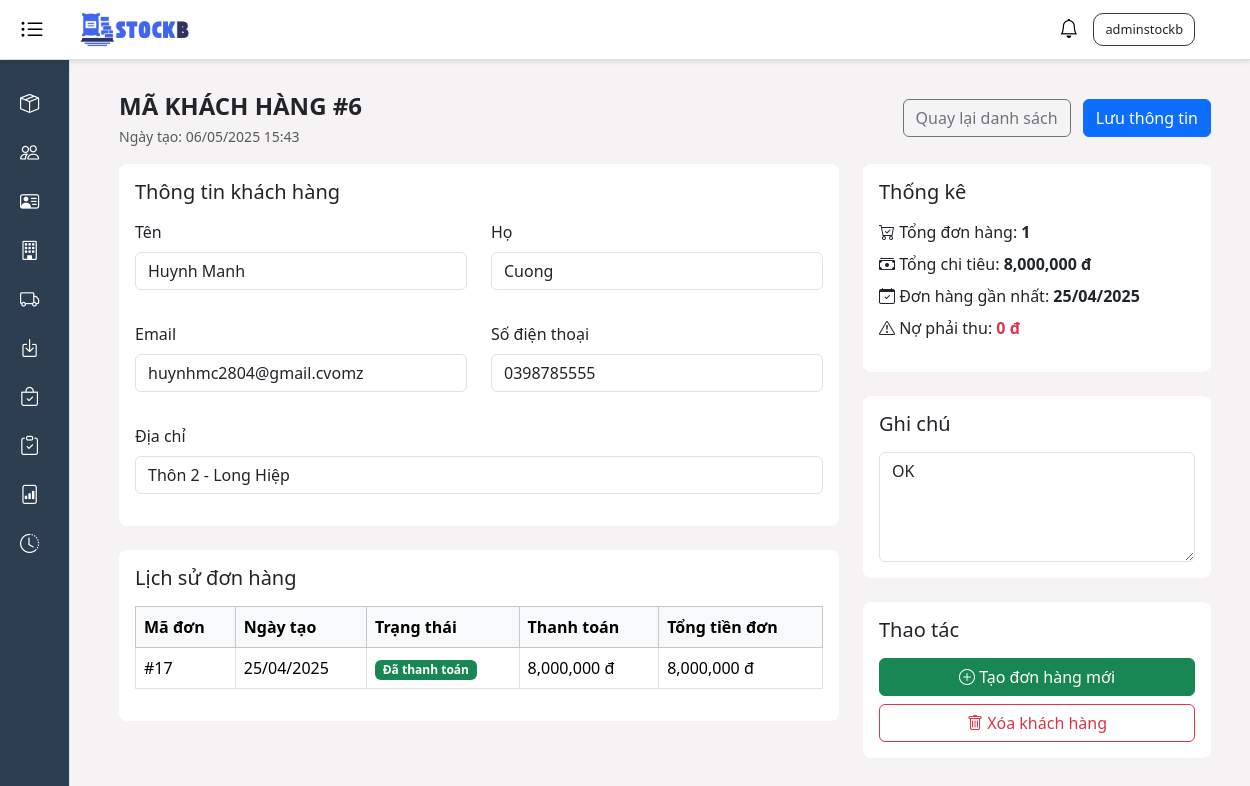
Page /customers/update/6/ (signed in) on the earlier database version.
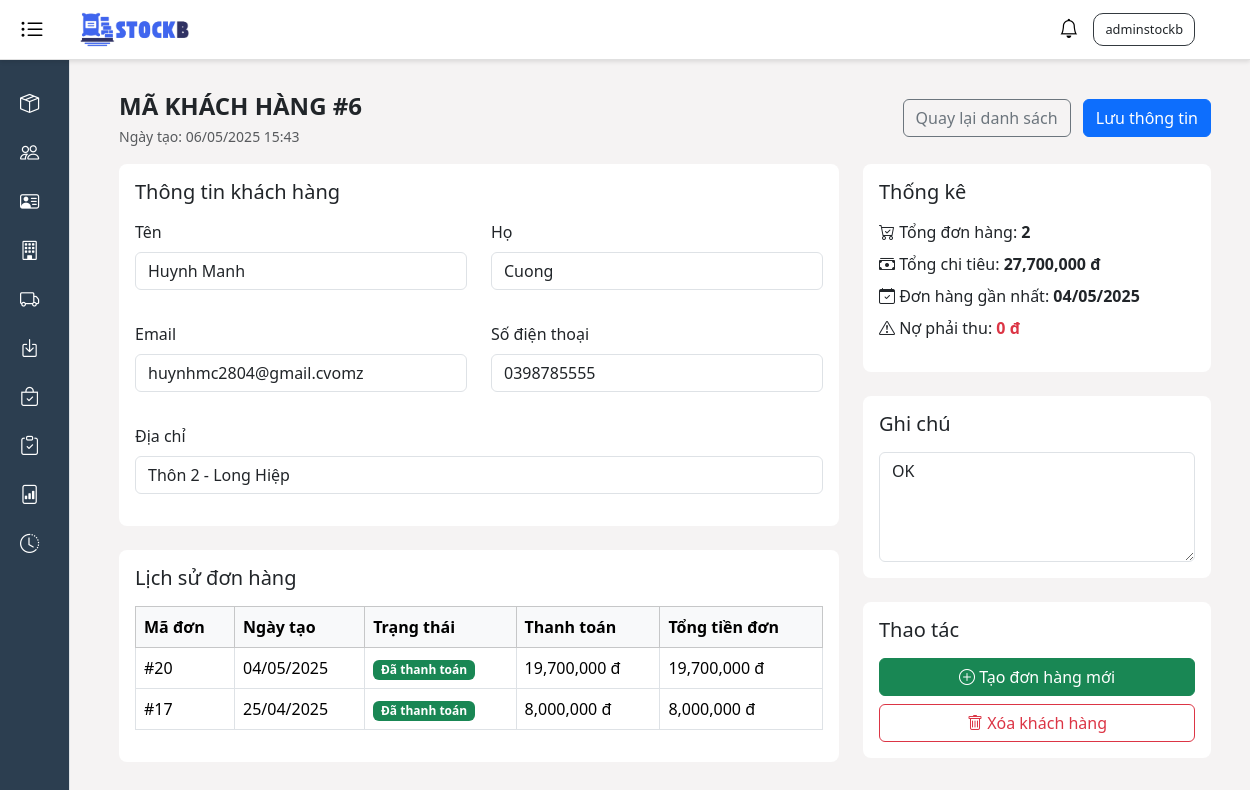
Same page on the later database version.
### stockb/models.py (models this page shows, shortened)
class StockOut(models.Model):
    PAYMENT_STATUS_CHOICES = [
        ('UNPAID', 'Chưa thanh toán'),
        ('PARTIALLY_PAID', 'Còn nợ'),
        ('PAID', 'Đã thanh toán'),
    ]
    export_date = models.DateField()
    payment_status = models.CharField(
        max_length=20,
        choices=PAYMENT_STATUS_CHOICES,
        default='UNPAID'
    )
    notes = models.TextField(blank=True)
    customer = models.ForeignKey(Customer, on_delete=models.SET_NULL, null="true")
    amount_paid = models.DecimalField(max_digits=20, decimal_places=0, default=0)
    created_by = models.ForeignKey(
        User,
        on_delete=models.SET_NULL,
        null=True,
        blank=True,
        related_name='stock_out_created'
    )
    updated_by = models.ForeignKey(
        User,
        on_delete=models.SET_NULL,
        null=True,
        blank=True,
        related_name='stock_out_updated'
    )
    created_at = models.DateTimeField(auto_now_add=True)
    updated_at = models.DateTimeField(auto_now=True)
    def total_amount(self):
        total = sum(
            detail.quantity * detail.selling_price * (1 - detail.discount / 100)
            for detail in self.stockoutdetail_set.all()
        )
        return total

class StockOutDetail(models.Model):
    export_record = models.ForeignKey(StockOut, on_delete=models.CASCADE)
    product = models.ForeignKey(Product, on_delete=models.CASCADE)
    quantity = models.IntegerField()
    product_detail= models.ForeignKey(ProductDetail,
                                      on_delete=models.CASCADE,
                                      related_name='product_details')
    amount_paid = models.DecimalField(max_digits=20, decimal_places=0, default=0)
    selling_price = models.DecimalField(max_digits=10, decimal_places=0)
    discount = models.DecimalField(max_digits=5,
                                   decimal_places=2,
                                   default=0.00)
    created_at = models.DateTimeField(auto_now_add=True)
    updated_at = models.DateTimeField(auto_now=True)

### stockb/views/customer_views.py (the view, shortened to what this page needs)
# urls.py: path('customers/update/<int:pk>/', customer_views.customer_update, name='customer_update'),
@login_required
def customer_update(request, pk):
    customer = get_object_or_404(Customer, pk=pk)
    customer_orders = StockOut.objects.filter(customer=customer).order_by('-export_date')
    all_orders = StockOut.objects.filter(customer=customer)
    total_spent = sum(order.total_amount() for order in all_orders)
    total_paid = all_orders.aggregate(total=Sum('amount_paid'))['total'] or 0
    debt_amount = total_spent - total_paid
    last_order = StockOut.objects.filter(customer=customer).order_by('-export_date').first()
    last_order_date = last_order.export_date.strftime('%d/%m/%Y') if last_order else None
    context = {
        "title": "Cập nhật thông tin khách hàng",
        "customer": customer,
        "customer_orders": customer_orders,
        "order_count": customer_orders.count(),
        "total_spent": total_spent,
        "debt_amount": debt_amount,
        "last_order_date": last_order_date
    }
    return render(request, "customer/customer_update.html", context)

### stockb/context_processors.py (called while the page is built)
def notifications(request):
    return {
        'notifications': Notification.objects.all()[:50]
    }

### stockb/templates/customer/customer_update.html (shortened to what the changed rows need)
{% extends 'base.html' %}
{% load humanize %}
{% load static %}
{% block extra_head %}
    <link rel="stylesheet" href="{% static 'css/customer.css' %}">
{% endblock %}
{% block content %}
    <div class="container-fluid">
      <form id="customer-form" method="post">
        <div class="row">
          <div class="col-md-8">
            <div class="summary-box">
              <div class="table-responsive">
                <table class="table table-bordered table-hover">
                  <thead class="table-light">
                    <tr>
                      <th>Mã đơn</th>
                      <th>Ngày tạo</th>
                      <th>Trạng thái</th>
                      <th>Thanh toán</th>
                      <th>Tổng tiền đơn</th>
                    </tr>
                  </thead>
                  <tbody>
                    {% for order in customer_orders %}
                    <tr>
                      <td>#{{ order.id }}</td>
                      <td>{{ order.export_date|date:"d/m/Y" }}</td>
                      <td>
                        {% if order.payment_status == "PAID" %}
                          <span class="badge bg-success">Đã thanh toán</span>
                        {% elif order.payment_status == "PARTIALLY_PAID" %}
                          <span class="badge bg-warning">Còn nợ</span>
                        {% else %}
                          <span class="badge bg-danger">Chưa thanh toán</span>
                        {% endif %}
                      </td>
                      <td>{{ order.amount_paid|intcomma }} đ</td>
                      <td>{{ order.total_amount|floatformat:0|intcomma }} đ</td>
                    </tr>
                    {% empty %}
                    <tr>
                      <td colspan="5" class="text-center">Khách hàng chưa có đơn hàng nào</td>
                    </tr>
                    {% endfor %}
                  </tbody>
                </table>
              </div>
            </div>
          </div>
          <div class="col-md-4">
            <div class="summary-box">
              <div class="customer-stats">
                <ul class="list-unstyled">
                  <li><i class="bi bi-cart-check"></i> Tổng đơn hàng: <strong>{{ order_count }}</strong></li>
                  <li><i class="bi bi-cash-stack"></i> Tổng chi tiêu: <strong>{{ total_spent|floatformat:0|intcomma }} đ</strong></li>
                  <li><i class="bi bi-calendar-check"></i> Đơn hàng gần nhất: <strong>{{ last_order_date|default:"Chưa có" }}</strong></li>
                </ul>
              </div>
            </div>
          </div>
        </div>
      </form>
    </div>
{% endblock %}

### templates/base.html (shortened to what the changed rows need)
<!DOCTYPE html>
<html lang="vi">
{% load static %}
<head>
    <link href="https://cdn.jsdelivr.net/npm/bootstrap@5.3.3/dist/css/bootstrap.min.css" rel="stylesheet">
    <link rel="stylesheet" href="https://cdnjs.cloudflare.com/ajax/libs/bootstrap-icons/1.11.3/font/bootstrap-icons.min.css">
    <link rel="stylesheet" href="https://cdnjs.cloudflare.com/ajax/libs/toastr.js/latest/toastr.min.css">
    <link rel="stylesheet" href="{% static 'styles.css' %}">
    {% block extra_head %}
    {% endblock %}
</head>
<body>
    <div class="sidebar sidebar-collapsed active" id="sidebar">
        {% if request.user.is_authenticated %}
          {% for group in request.user.groups.all %}
            {% if group.name == 'QuanLy' or group.name == 'Kiem Toan' or group.name == 'Nhan Vien Quan Li Kho' %}
              <a href="javascript:void(0)" data-bs-toggle="collapse" data-bs-target="#sanphamSubmenu" aria-expanded="false" aria-controls="sanphamSubmenu">
                <i class="bi bi-box-seam"></i><span class="menu-text">Sản phẩm</span>
              </a>
            {% endif %}
          {% endfor %}
        {% endif %}
        {% if request.user.groups.all %}
          {% for group in request.user.groups.all %}
            {% if group.name == 'QuanLy' or group.name == 'Nhan Vien Quan Li Kho' %}
              <a href="/customers">
                <i class="bi bi-people"></i><span class="menu-text">Khách hàng</span>
              </a>
            {% endif %}
          {% endfor %}
        {% endif %}
        {% if request.user.groups.all %}
          {% for group in request.user.groups.all %}
            {% if group.name == 'QuanLy' or group.name == 'Nhan Vien Quan Li Kho' %}
              <a href="/supplier">
                <i class="bi bi-person-vcard"></i><span class="menu-text">Nhà cung cấp</span>
              </a>
            {% endif %}
          {% endfor %}
        {% endif %}
        {% if request.user.groups.all %}
          {% for group in request.user.groups.all %}
            {% if group.name == 'QuanLy' or group.name == 'Nhan Vien Quan Li Kho' %}
              <a href="/units">
                <i class="bi bi-building"></i><span class="menu-text">Đơn vị</span>
              </a>
            {% endif %}
          {% endfor %}
        {% endif %}
        {% if request.user.groups.all %}
          {% for group in request.user.groups.all %}
            {% if group.name == 'QuanLy' or group.name == 'Nhan Vien Quan Li Kho' %}
              <a href="/stock-out">
                <i class="bi bi-truck"></i><span class="menu-text">Xuất kho</span>
              </a>
            {% endif %}
          {% endfor %}
        {% endif %}
        {% if request.user.groups.all %}
          {% for group in request.user.groups.all %}
            {% if group.name == 'QuanLy' or group.name == 'Nhan Vien Quan Li Kho' %}
              <a href="/stock-in">
                <i class="bi bi-box-arrow-in-down"></i><span class="menu-text">Nhập kho</span>
              </a>
            {% endif %}
          {% endfor %}
        {% endif %}
        {% if request.user.groups.all %}
          {% for group in request.user.groups.all %}
            {% if group.name == 'QuanLy' or group.name == 'Kiem Toan' or group.name == 'Nhan Vien Quan Li Kho' %}
              <a href="javascript:void(0)" data-bs-toggle="collapse" data-bs-target="#kiemkeSubmenu" aria-expanded="false" aria-controls="kiemkeSubmenu">
                <i class="bi bi-bag-check"></i><span class="menu-text">Kiểm tra sản phẩm</span>
              </a>
            {% endif %}
          {% endfor %}
        {% endif %}
        {% if request.user.groups.all %}
          {% for group in request.user.groups.all %}
            {% if group.name == 'QuanLy' or group.name == 'Kiem Toan' or group.name == 'Nhan Vien Quan Li Kho' %}
              <a href="/inventory-check">
                <i class="bi bi-clipboard-check"></i><span class="menu-text">Kiểm kê</span>
              </a>
            {% endif %}
          {% endfor %}
        {% endif %}
        {% if request.user.groups.all %}
          {% for group in request.user.groups.all %}
            {% if group.name == 'QuanLy' or group.name == 'Kiem Toan' %}
              <a href="/report">
                <i class="bi bi-file-bar-graph"></i><span class="menu-text">Báo cáo</span>
              </a>
            {% endif %}
          {% endfor %}
        {% endif %}
        {% if request.user.groups.all %}
          {% for group in request.user.groups.all %}
            {% if group.name == 'QuanLy' %}
              <a href="/activity-log">
                <i class="bi bi-clock-history"></i><span class="menu-text">Lịch sử hoạt động</span>
              </a>
            {% endif %}
          {% endfor %}
        {% endif %}
    </div>
    <div class="main-content expanded">
        <div class="container mt-5">
            {% block content %}{% endblock %}
        </div>
    </div>
</body>
</html>

Differences in the rows shown:
added StockOut: id "20", export_date "04/05/2025", payment_status "Đã thanh toán", amount_paid "19,700,000", total_amount "19,700,000"
Other differences:
{{ order_count }}: "1" → "2"
{{ total_spent|floatformat:0|intcomma }}: "8,000,000" → "27,700,000"
{{ last_order_date|default:"Chưa có" }}: "25/04/2025" → "04/05/2025"
